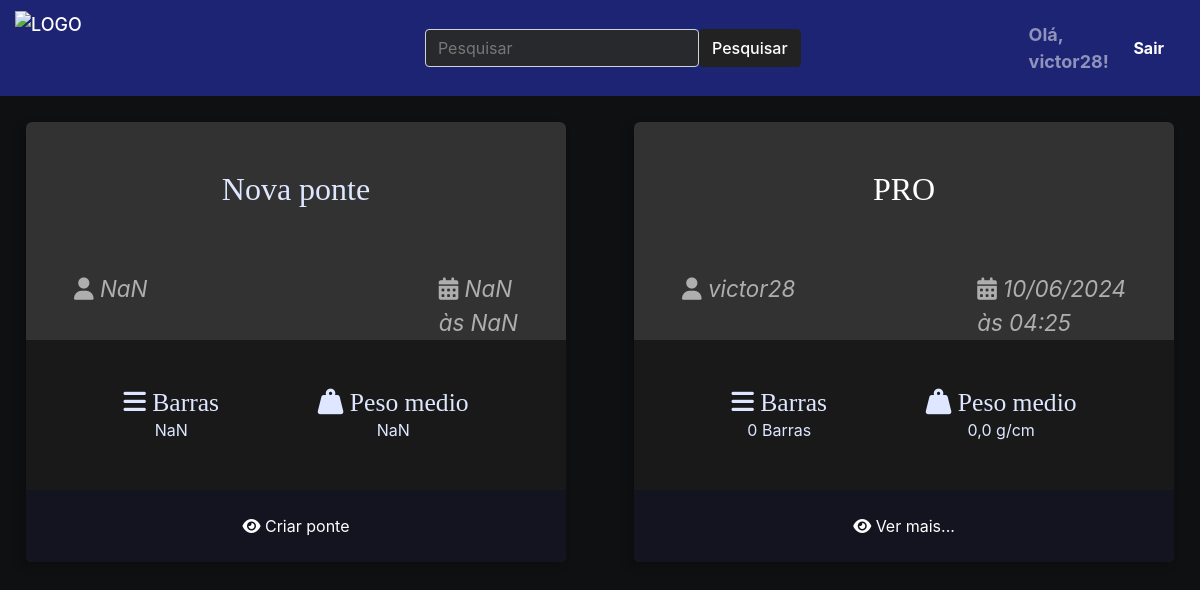
/ (signed in), run on the app's committed database.
### ponte/models.py (models this page shows, shortened)
class Ponte(models.Model):
    autor = models.ForeignKey(User, on_delete=models.CASCADE)
    nome_ponte = models.CharField(max_length=50)
    peso_linear = models.FloatField(null=True, blank=True)
    peso_metade = models.FloatField(null=True, blank=True)
    slug = models.SlugField(unique=True, blank=True, null=True)
    created_at = models.DateTimeField(auto_now_add=True)
    updated_at = models.DateTimeField(auto_now=True)
    cover = models.ImageField(upload_to='ponte/covers/%Y/%m/%d/', default='', blank=True)

### ponte/views.py (the view)
# urls.py: path('', index, name='index'),
def index(request):
    if request.user.is_authenticated:
        pontes = Ponte.objects.filter(autor=request.user).order_by('-id')
        return render(request, 'ponte/pages/home.html', context={'pontes': pontes})
    else:
        return render(request, 'ponte/pages/homeNL.html')

### ponte/templates/ponte/pages/home.html (shortened to what this page needs)
{% extends 'global/base.html' %}
{% load static %}
{% block content %}
<div class="main-content main-content-list container">
{% include 'ponte/partials/newponte.html' %}
{% for ponte in pontes %}
    {% include 'ponte/partials/pontes.html' %}
{% endfor %}
</div>
{% endblock content %}

### ponte/templates/ponte/partials/navbar1.html (shortened to what this page needs)
{% load static %}
<nav class="navbar navbar-dark bg-primary navbar-expand-lg p-0 w-100">
    <div class="container-fluid">
        <a class="navbar-brand"
            href="{% url 'index' %} ">
            <img src="{% static 'ponte/icons/logomarcacalc.png' %}"
                alt="Logo"
                width="150"
                height="80"
                class="d-inline-block align-text-top"
                style="filter: brightness(1.0)" />
        </a>
        <div class="collapse navbar-collapse"
            id="navbarNavDropdown">
            <ul class="navbar-nav">
                <li class="nav-item">
                </li>
            </ul>
        </div>
        <div class="container-fluid d-flex justify-content-center padding">
            <form class="d-flex">
                <input class="form-control me-2" type="search" placeholder="Pesquisar" aria-label="Pesquisar">
                <button class="btn btn-dark" type="submit">Pesquisar</button>
            </form>
        </div>
        {% if user.is_authenticated %}
        <span class="navbar-text">
            <strong>Olá, {{ user.username }}!</strong>
        </span>
        <form action="{% url 'logout' %}" method="post" class="d-inline">
            <button type="submit" class="btn btn-primary ml-2 mr-2 font-weight-bold" role="button">Sair</button>
        </form>
    {% else %}
        <a href="{% url 'login' %}" class="btn btn-primary ml-2 mr-2 font-weight-bold" role="button">Login</a>
        <a href="{% url 'register' %}" class="btn btn-primary ml-2 mr-2 font-weight-bold" role="button">Registrar</a>
    {% endif %}
    </div>
</nav>

### ponte/templates/ponte/partials/pontes.html
{% load static %}
<div class="ponte ponte-list-item">
    <div class="ponte-title-container">
        <h2 class="ponte-title">
            <a href="{% url 'ponte_detail' username=ponte.autor.username ponte_id=ponte.id %}">
                {{ ponte.nome_ponte }}
            </a>
        </h2>
    </div>
    <div class="ponte-infos">
        <div class="ponte-author">
            <span class="ponte-author-item">
                <i class="fas fa-user"></i>
                {% if ponte.autor.first_name %}
                {{ ponte.autor.first_name }} {{ ponte.autor.last_name }}
                {% else %}
                {{ ponte.autor.username }}
                {% endif %}
            </span>
        </div>
        <div class="ponte-date">
            <span class="ponte-date-item">
                <i class="fas fa-calendar-alt"></i>
                {{ ponte.created_at|date:"d/m/Y" }}<br> às
                {{ ponte.created_at|date:"H:i" }}
            </span>
        </div>
    </div>
    <div class="ponte-meta-container">
        <div class="ponte-meta ponte-barra">
            <h3 class="ponte-meta-title"><i class="fas fa-bars"></i>
                {% if ponte.barras.count == 1 %}
                Barra
                {% else %}
                Barras
                {% endif %}</h3>
            <div class="ponte-meta-text">
                {% if ponte.barras.count == 1 %}
                {{ ponte.barras.count }} Barra
                {% else %}
                {{ ponte.barras.count }} Barras
                {% endif %}
            </div>
        </div>
        <div class="ponte-meta ponte-pmedio">
            <h3 class="ponte-meta-title"><i class="fas fa-weight-hanging"></i> Peso medio</h3>
            <div class="ponte-meta-text">
                {{ ponte.peso_metade }} g/cm
            </div>
        </div>
    </div>
    <footer class="ponte-footer">
        <a class="ponte-read-more button button-dark button-full-width"
            href="{% url 'ponte_detail' username=ponte.autor.username ponte_id=ponte.id %}">
            <i class="fas fa-eye"></i>
            <span>Ver mais...</span>
        </a>
    </footer>
</div>

### ponte/static/ponte/css/ponte.css (style rules this page uses)
.main-content h1, .main-content h2, .main-content h3, .main-content h4, .main-content h5, .main-content h6 { font-family: var(--font-headings); }
.main-content-container .container { max-width: 144rem; margin: 0 auto; padding: var(--spacing-gutter-small); }
.main-content { padding-top: 0; }
.main-content-list { display: grid; grid-template-columns: repeat(auto-fit, minmax(340px, 1fr)); gap: var(--spacing-gutter-medium); }
.ponte { background: var(--color-gray-8); box-shadow: -5px 5px 10px rgba(0, 0, 0, 0.2); transform: scale(1); transition: all 300ms ease-in-out; border-radius: 0.4rem; overflow: hidden; }
.ponte-list-item { max-width: 64rem; margin: 10px; }
.ponte-title-container { display: flex; justify-content: center; align-items: center; padding: var(--spacing-gutter-medium); padding-bottom: 2rem; }
.ponte-title a { color: white; text-decoration: none; }
.ponte-author { padding: 0 var(--spacing-gutter-medium); }
.ponte-date { padding: 0 var(--spacing-gutter-medium); }
.ponte-infos { padding-top: 2rem; display: flex; justify-content: space-between; }
.ponte-author-item { color: var(--color-gray-3); font-style: italic; font-size: 1.4rem; text-align: left }
.ponte-date-item { color: var(--color-gray-3); font-style: italic; font-size: 1.4rem; text-align: right; }
.ponte-meta-container { display: flex; flex-flow: row wrap; padding: var(--spacing-gutter-medium); background: var(--color-gray-9); }
.ponte-meta { display: flex; flex-flow: column nowrap; flex-shrink: 1; flex-grow: 1; text-align: center; }
.ponte-meta-title { font-size: 1.6rem; }
.ponte-footer { margin-top: auto; width: 100%; }
.ponte-footer a { background: var(--color-primary-dark); display: block; color: var(--color-white); text-decoration: none; text-align: center; padding: 1.5rem var(--spacing-gutter-medium); transition: all 300ms ease-in-out; }

### data on the page
Ponte: nome_ponte "PRO", autor.username "victor28", created_at "10/06/2024", created_at "04:25", shows "Barras", barras.count "0", peso_metade "0,0"

### other printed values
{{ user.username }} "victor28"
